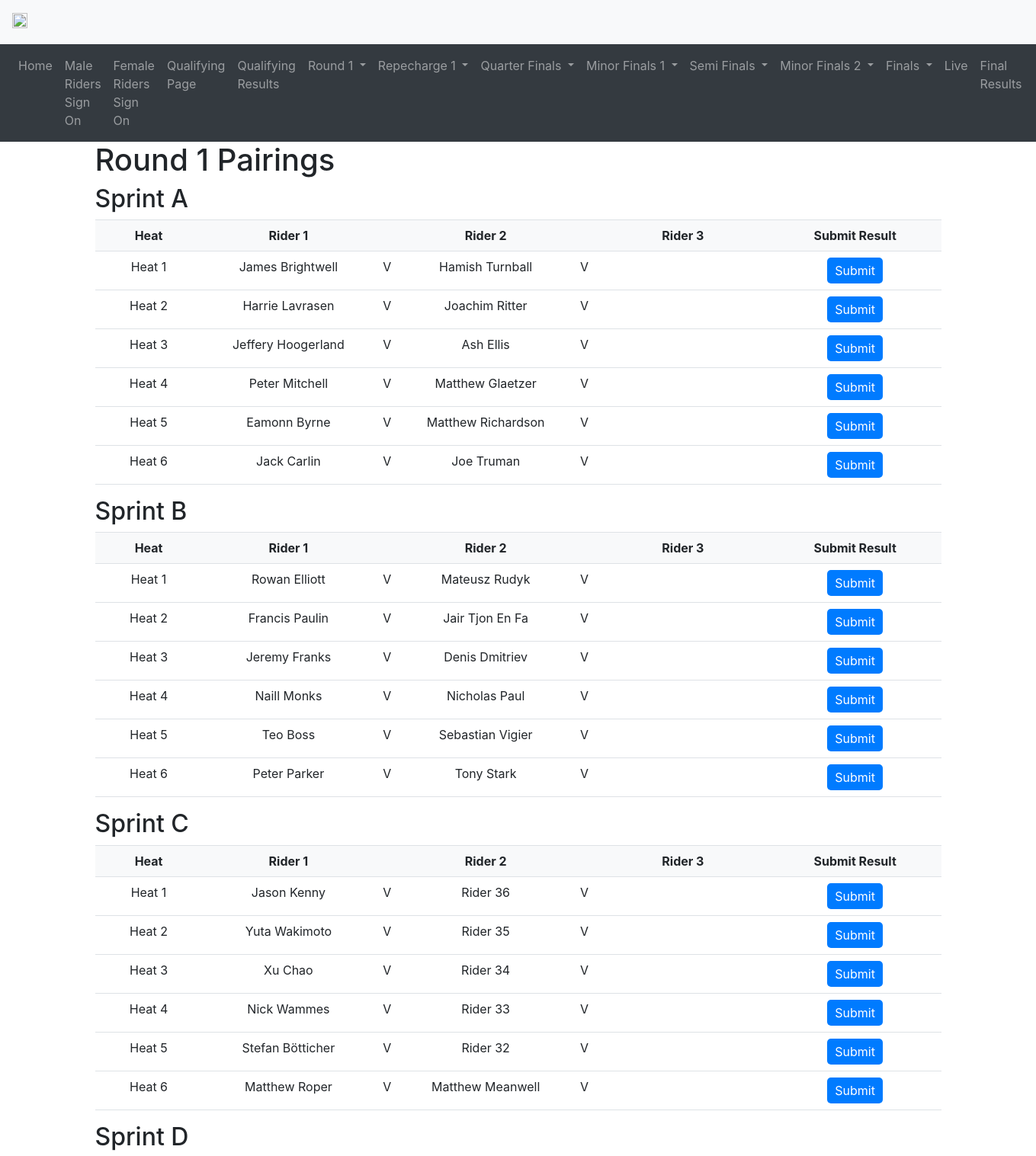
The page /round1 (upper part) on the database its author committed.
### main.py (models this page shows, shortened)
class RidersMale(Base):
    __tablename__ = 'riders_male'
    rider_number = db.Column(db.Integer, primary_key=True)
    rider_name = db.Column(db.String(50))
    rider_club = db.Column(db.String(50))
    signed_on = db.Column(db.String(50), default='No')
    qualifying_time = db.Column(db.Numeric(precision=3, asdecimal=False), nullable=True)
    seeding = db.Column(db.Integer)
    sprint_category = db.Column(db.String(50))
    round_1_pairing = db.Column(db.Integer, nullable=True)
    round_1_seeding = db.Column(db.Integer, nullable=True)
    quarter_final_seeding = db.Column(db.Integer, nullable=True)
    semi_final_seeding = db.Column(db.Integer, nullable=True)
    final_seeding = db.Column(db.Integer, nullable=True)
    final_result = db.Column(db.Integer, nullable=True)

### main.py (the view)
@app.route('/round1')
def round1():
    Session = sessionmaker(bind=engine)
    session = Session()
    riders = session.query(RidersMale).all()
    sprint_categories = assign_sprint_categories(len(riders))
    pairings = generate_round1_pairings(riders, sprint_categories)
    global round1_heat_to_positions  # Declare as global
    if not round1_heat_to_positions:
        category = "default_category"  # Replace with your actual logic to determine category
        total_riders_in_category = get_riders_count_in_category(category)
        round1_heat_to_positions = get_round1_heat_to_positions(total_riders_in_category)
    return render_template('round_1.html', pairings=pairings, sprint_categories=sprint_categories)

### main.py (called while the page is built)
def generate_pairings_7(riders):
    pairings = []
    pairing_1 = [riders[0], riders[6]]
    pairing_2 = [riders[1], riders[5]]
    pairing_3 = [riders[2], riders[3], riders[4]]
    pairings.append(pairing_1)
    pairings.append(pairing_2)
    pairings.append(pairing_3)
    return pairings

def generate_pairings_12(riders):
    pairings = []
    pairing_1 = [riders[0], riders[11]]
    pairing_2 = [riders[1], riders[10]]
    pairing_3 = [riders[2], riders[9]]
    pairing_4 = [riders[3], riders[8]]
    pairing_5 = [riders[4], riders[7]]
    pairing_6 = [riders[5], riders[6]]
    pairings.append(pairing_1)
    pairings.append(pairing_2)
    pairings.append(pairing_3)
    pairings.append(pairing_4)
    pairings.append(pairing_5)
    pairings.append(pairing_6)
    return pairings

def get_riders_count_in_category(category):
    with engine.connect() as connection:
        result = connection.execute(
            text("SELECT COUNT(*) FROM riders_male WHERE sprint_category = :category"),
            {"category": category}
        )
        count = result.scalar()
    print(f"Total riders in {category}: {count}")  # Debug Print
    return count

### templates/round_1.html (shortened to what this page needs)
{% extends "base.html" %}
{% block content %}
  <h1>Round 1 Pairings</h1>
  {% set sorted_categories = pairings.keys() | sort %}
  {% for category in sorted_categories %}
    {% set pairings_category = pairings[category] %}
    <h2>Sprint {{ category }}</h2>
    <div class="table-container">
      <table class="table" id="sprint{{ category }}Table">
      <thead>
        <tr>
          <th class="heat">Heat</th>
          <th class="rider-1">Rider 1</th>
          <th class="col-v"></th>
          <th class="rider-2">Rider 2</th>
          <th class="col-v"></th>
          <th class="rider-3">Rider 3</th>
          <th class="submit">Submit Result</th>
        </tr>
      </thead>
      <tbody>
        {% for pairing in pairings_category %}
          <tr>
            <td class="heat">Heat {{ loop.index }}</td>
            {% if pairing.pairing[0] != "BYE" %}
              <td class="rider-1" onclick="selectRider(this, 'sprint{{ category }}Table')">
                {{ pairing.pairing[0] }}
              </td>
            {% else %}
              <td class="rider-1"></td>
            {% endif %}
            <td class="col-v">V</td>
            {% if pairing.pairing[1] != "BYE" %}
              <td class="rider-2" onclick="selectRider(this, 'sprint{{ category }}Table')">
                {{ pairing.pairing[1] }}
              </td>
            {% else %}
              <td class="rider-2"></td>
            {% endif %}
            <td class="col-v">V</td>
            {% if pairing.pairing|length > 2 %}
              {% if pairing.pairing[2] != "BYE" %}
                <td class="rider-3" onclick="selectRider(this, 'sprint{{ category }}Table')">
                  {{ pairing.pairing[2] }}
                </td>
              {% else %}
                <td class="rider-3"></td>
              {% endif %}
            {% else %}
              <td class="rider-3"></td>
            {% endif %}
            <td class="submit">
              <button type="button" onclick="confirmResult(this)">Submit</button>
            </td>
          </tr>
        {% endfor %}
      </tbody>
    </table>
  </div>
  {% endfor %}
</div>
{% endblock %}

### templates/base.html (style rules this page uses)
tr { page-break-inside: avoid; }

### templates/round_1.html (style rules this page uses)
table.table { border-collapse: collapse; width: 100%; }
table.table thead { background-color: #f8f9fa; }
table.table th, table.table td { padding: 8px; text-align: center; border-bottom: 1px solid #dee2e6; }
table.table th.heat, table.table td.heat { width: 10%; }
table.table th.rider-1, table.table td.rider-1, table.table th.rider-2, table.table td.rider-2, table.table th.rider-3, table.table td.rider-3, table.table th.submit, table.table td.submit { width: 16%; }
table.table th.col-v, table.table td.col-v { width: 2%; }
table.table th { font-weight: bold; }
table.table td { vertical-align: top; }
button { padding: 5px 10px; border: none; border-radius: 5px; color: #fff; background-color: #007bff; transition: background-color 0.3s; }

### rows shown on the page
RidersMale: rider_name "James Brightwell"
RidersMale: rider_name "Hamish Turnball"
RidersMale: rider_name "Harrie Lavrasen"
RidersMale: rider_name "Joachim Ritter"
RidersMale: rider_name "Jeffery Hoogerland"
RidersMale: rider_name "Ash Ellis"
RidersMale: rider_name "Peter Mitchell"
RidersMale: rider_name "Matthew Glaetzer"
RidersMale: rider_name "Eamonn Byrne"
RidersMale: rider_name "Matthew Richardson"
RidersMale: rider_name "Jack Carlin"
RidersMale: rider_name "Joe Truman"
RidersMale: rider_name "Rowan Elliott"
RidersMale: rider_name "Mateusz Rudyk"
RidersMale: rider_name "Francis Paulin"
RidersMale: rider_name "Jair Tjon En Fa"
RidersMale: rider_name "Jeremy Franks"
RidersMale: rider_name "Denis Dmitriev"
RidersMale: rider_name "Naill Monks"
RidersMale: rider_name "Nicholas Paul"
RidersMale: rider_name "Teo Boss"
RidersMale: rider_name "Sebastian Vigier"
RidersMale: rider_name "Peter Parker"
RidersMale: rider_name "Tony Stark"
RidersMale: rider_name "Jason Kenny"
RidersMale: rider_name "Rider 36"
RidersMale: rider_name "Yuta Wakimoto"
RidersMale: rider_name "Rider 35"
RidersMale: rider_name "Xu Chao"
RidersMale: rider_name "Rider 34"
RidersMale: rider_name "Nick Wammes"
RidersMale: rider_name "Rider 33"
RidersMale: rider_name "Stefan Bötticher"
RidersMale: rider_name "Rider 32"
RidersMale: rider_name "Matthew Roper"
RidersMale: rider_name "Matthew Meanwell"

### other values the page prints
{{ category }} "A" "B" "C" "D"
